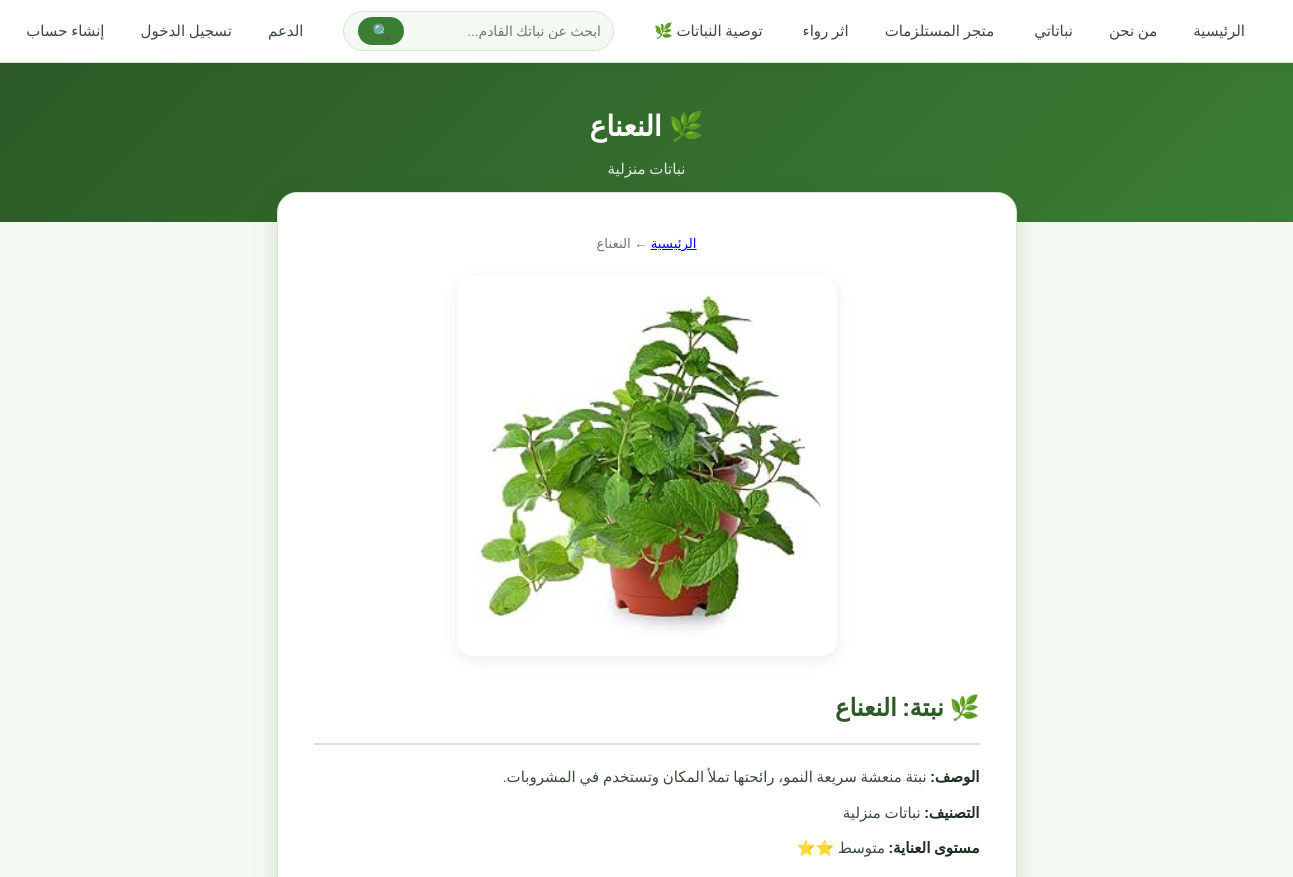
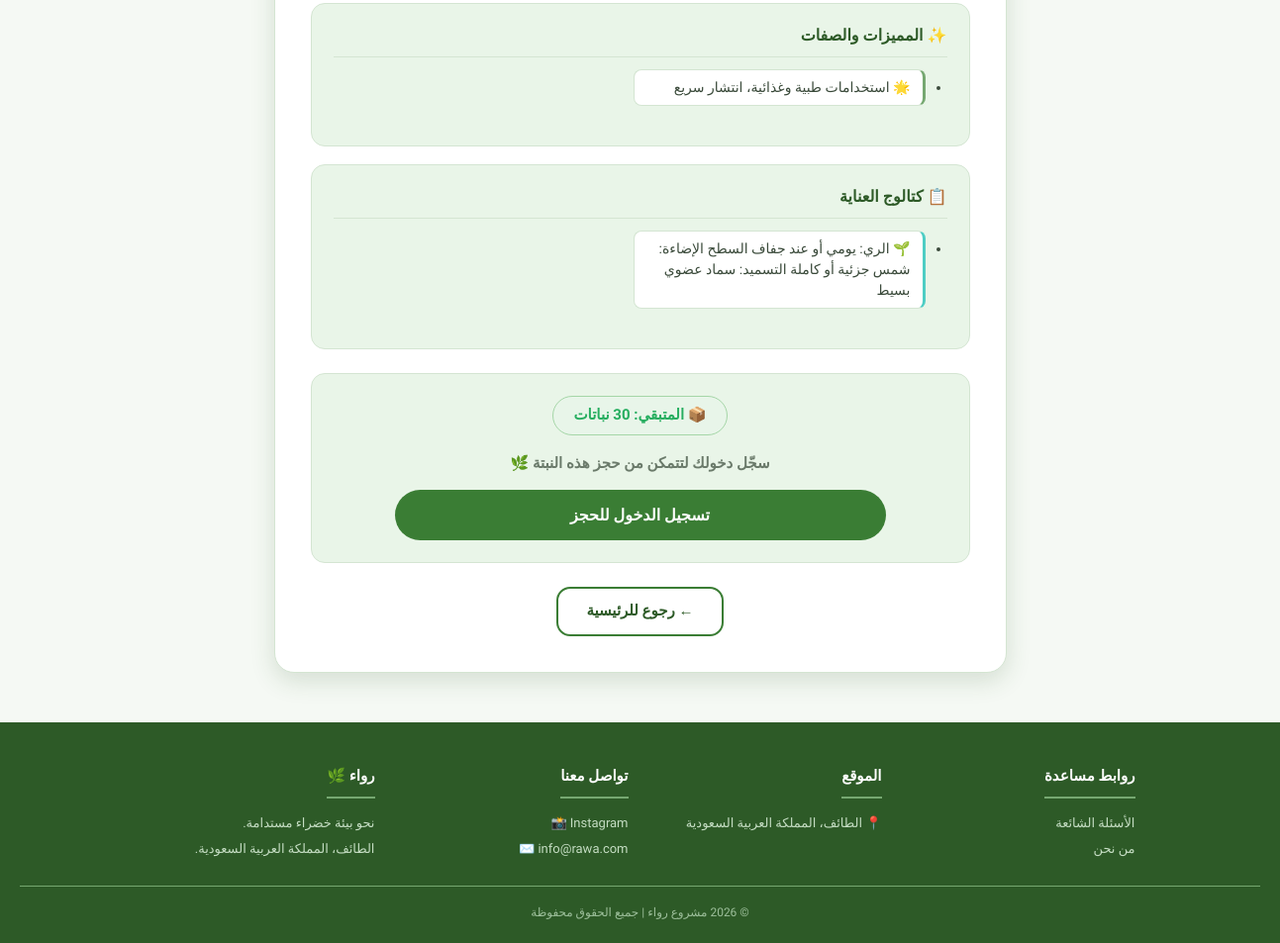
Screenshot of /plant.php?id=6 with the database file from the repository (2 pictures, top to bottom).
### tables this page shows
CREATE TABLE `offer` (
  `id` int(11) NOT NULL,
  `title` varchar(100) DEFAULT NULL,
  `image` varchar(255) DEFAULT NULL,
  `description` text DEFAULT NULL,
  `features` text DEFAULT NULL,
  `care_catalog` text DEFAULT NULL,
  `org_price` decimal(8,2) DEFAULT 0.00,
  `discount` int(11) DEFAULT 0,
  `cat_id` int(11) DEFAULT NULL,
  `user_id` int(11) DEFAULT NULL,
  `quantity` int(11) DEFAULT 0,
  `status` varchar(20) DEFAULT 'available',
  `care_level` varchar(20) DEFAULT 'easy',
  `location_type` varchar(20) DEFAULT 'indoor',
  `temp_tolerance` varchar(20) DEFAULT 'medium',
  `water_freq` varchar(20) DEFAULT 'medium',
  `creation_date` datetime DEFAULT NULL
);

CREATE TABLE `category` (
  `id` int(11) NOT NULL,
  `title` varchar(50) DEFAULT NULL,
  `creation_date` datetime DEFAULT NULL
);

### connection.php (called while the page is built, shortened)
<?php
function isLoggedIn() {
    return isset($_SESSION['user_id']);
}
?>

### plant.php (the view, shortened to what this page needs)
<?php
require_once 'connection.php';
$id     = (int)$_GET['id'];
$sql    = "SELECT o.*, c.title AS cat_title FROM offer o
           LEFT JOIN category c ON o.cat_id = c.id
           WHERE o.id = $id";
$result = mysqli_query($conn, $sql);
$plant = mysqli_fetch_assoc($result);
$care_map   = ['easy'=>'سهل ⭐','medium'=>'متوسط ⭐⭐','hard'=>'يحتاج خبرة ⭐⭐⭐'];
$care_label = $care_map[$plant['care_level']] ?? 'سهل ⭐';
$features    = !empty($plant['features'])    ? array_filter(explode('|', $plant['features']))    : [];
$care_steps  = !empty($plant['care_catalog']) ? array_filter(explode('|', $plant['care_catalog'])) : [];
$bookingSuccess = false;
$bookingError   = '';
include 'header.php';
include 'menu.php';
?>
<div class="page-hero">
    <h1>🌿 <?php echo htmlspecialchars($plant['title']); ?></h1>
    <p><?php echo htmlspecialchars($plant['cat_title'] ?? ''); ?></p>
</div>
<div class="plant-details-card">
    <div style="text-align:center;margin-bottom:20px;">
        <small style="color:var(--text-muted);">
            <a href="index.php">الرئيسية</a> ← <?php echo htmlspecialchars($plant['title']); ?>
        </small>
    </div>
    <?php if (!empty($plant['image'])): ?>
    <div style="text-align:center;margin-bottom:24px;">
        <img src="<?php echo htmlspecialchars($plant['image']); ?>"
             alt="<?php echo htmlspecialchars($plant['title']); ?>"
             style="max-width:380px;width:100%;border-radius:16px;box-shadow:var(--shadow-soft);">
    </div>
    <?php endif; ?>
    <h1>🌿 نبتة: <?php echo htmlspecialchars($plant['title']); ?></h1>
    <p><strong>الوصف:</strong> <?php echo htmlspecialchars($plant['description']); ?></p>
    <p><strong>التصنيف:</strong> <?php echo htmlspecialchars($plant['cat_title'] ?? '—'); ?></p>
    <p><strong>مستوى العناية:</strong> <?php echo $care_label; ?></p>
    <?php if (!empty($features)): ?>
    <div class="catalog-section">
        <h3>✨ المميزات والصفات</h3>
        <ul class="catalog-list features-list">
            <?php foreach ($features as $feat): ?>
            <li>🌟 <?php echo htmlspecialchars(trim($feat)); ?></li>
            <?php endforeach; ?>
        </ul>
    </div>
    <?php endif; ?>
    <?php if (!empty($care_steps)): ?>
    <div class="catalog-section">
        <h3>📋 كتالوج العناية</h3>
        <ul class="catalog-list care-list">
            <?php foreach ($care_steps as $step): ?>
            <li>🌱 <?php echo htmlspecialchars(trim($step)); ?></li>
            <?php endforeach; ?>
        </ul>
    </div>
    <?php endif; ?>
    <div class="adoption-container">
        <div class="stock-display">
            <?php $qty = (int)$plant['quantity']; ?>
            <?php if ($qty > 0 && $plant['status'] !== 'adopted'): ?>
                <span class="stock-count-badge stock-ok">
                    📦 المتبقي: <?php echo $qty; ?> <?php echo $qty === 1 ? 'نبتة' : 'نباتات'; ?>
                </span>
            <?php else: ?>
                <span class="stock-count-badge stock-empty">📦 نفذ المخزون</span>
            <?php endif; ?>
        </div>
        <?php if ($bookingSuccess): ?>
        <div class="booking-success-box">
            <div style="font-size:48px;margin-bottom:12px;">🌿</div>
            <h3>تم تسجيل حجزك بنجاح!</h3>
            <p>يمكنك استلام نبتتك من المتجر في الطائف.</p>
            <p style="margin-top:8px;font-size:13px;color:var(--text-muted);">
                📍 الطائف، المملكة العربية السعودية
            </p>
        </div>
        <?php elseif ($plant['status'] === 'adopted' || $plant['quantity'] <= 0): ?>
        <p style="color:#c0392b;font-weight:700;font-size:16px;">❌ انتهت هذه النبتة - محجوزة بالكامل</p>
        <?php elseif (!isLoggedIn()): ?>
        <p style="color:var(--text-muted);margin-bottom:14px;">سجّل دخولك لتتمكن من حجز هذه النبتة 🌿</p>
        <a href="login.php" class="confirm-btn" style="display:inline-block;text-decoration:none;">تسجيل الدخول للحجز</a>
        <?php endif; ?>
    </div>
    <div style="text-align:center;margin-top:20px;">
        <a href="index.php" class="back-btn">← رجوع للرئيسية</a>
    </div>
</div>
<?php include 'footer.php'; ?>

### css/rawa.css (style rules this page uses)
:root { --green-dark: #2d5a27; --green-main: #3a7d34; --green-mid: #5a8c55; --green-light: #76a871; --green-pale: #e9f5e8; --green-hover: #1f4020; --text-dark: #1e2e1e; --text-body: #3a4a3a; --text-muted: #6a7a6a; --border-color: #d4e5d2; --bg-page: #f5f9f4; --bg-card: #ffffff; --shadow-soft: 0 4px 16px rgba(45,90,39,0.10); --shadow-hover: 0 8px 24px rgba(45,90,39,0.16); --radius-sm: 8px; --radius-md: 14px; --radius-lg: 20px; --radius-pill: 50px; }
*, *::before, *::after { box-sizing: border-box; margin: 0; padding: 0; }
body { font-family: 'Tajawal', sans-serif; background-color: var(--bg-page); color: var(--text-body); direction: rtl; line-height: 1.7; }
.page-hero { background: linear-gradient(135deg, var(--green-dark) 0%, var(--green-main) 100%); color: #fff; padding: 40px 20px; text-align: center; }
.page-hero h1 { font-size: 28px; font-weight: 700; margin-bottom: 6px; }
.page-hero p { font-size: 15px; opacity: 0.85; }
.plant-details-card { background: var(--bg-card); max-width: 740px; margin: -30px auto 50px; padding: 36px; border-radius: var(--radius-lg); box-shadow: var(--shadow-hover); border: 1px solid var(--border-color); }
.plant-details-card h1 { color: var(--green-dark); font-size: 24px; margin-bottom: 20px; padding-bottom: 14px; border-bottom: 2px solid var(--border-color); }
.plant-details-card p { margin-bottom: 10px; font-size: 15px; }
.plant-details-card strong { color: var(--text-dark); }
.plant-details-card ul { padding-right: 22px; margin: 8px 0 16px; list-style: disc; }
.plant-details-card ul li { margin-bottom: 6px; font-size: 14px; color: var(--text-body); }
.adoption-container { background: var(--green-pale); border: 1.5px solid var(--border-color); border-radius: var(--radius-md); padding: 22px; text-align: center; margin: 24px 0; }
.adoption-container p { font-weight: 600; color: var(--text-dark); margin-bottom: 16px; }
.confirm-btn { background: var(--green-main); color: #fff; border: none; padding: 12px 44px; border-radius: var(--radius-pill); font-family: 'Tajawal', sans-serif; font-size: 16px; font-weight: 700; cursor: pointer; transition: all 0.28s; width: 80%; }
.back-btn { display: inline-block; padding: 10px 28px; color: var(--green-dark); background: transparent; border: 2px solid var(--green-main); border-radius: var(--radius-md); font-size: 15px; font-weight: 600; text-decoration: none; transition: all 0.28s; cursor: pointer; font-family: 'Tajawal', sans-serif; }
.catalog-section { background: var(--green-pale); border: 1.5px solid var(--border-color); border-radius: var(--radius-md); padding: 18px 22px; margin: 18px 0; }
.catalog-section h3 { color: var(--green-dark); font-size: 16px; font-weight: 700; margin-bottom: 12px; padding-bottom: 8px; border-bottom: 1.5px solid var(--border-color); }
.catalog-list { list-style: none; padding: 0; margin: 0; display: grid; grid-template-columns: repeat(auto-fill, minmax(220px, 1fr)); gap: 8px; }
.catalog-list li { font-size: 14px; color: var(--text-body); padding: 7px 12px; background: var(--bg-card); border-radius: var(--radius-sm); border: 1px solid var(--border-color); line-height: 1.5; }
.features-list li { border-right: 3px solid var(--green-light); }
.care-list li { border-right: 3px solid #4ecdc4; }
.stock-display { margin-bottom: 16px; text-align: center; }
.stock-count-badge { display: inline-block; padding: 6px 20px; border-radius: var(--radius-pill); font-weight: 700; font-size: 15px; }
.stock-ok { background: #e8f5e9; color: #27ae60; border: 1.5px solid #a5d6a7; }

### rows the page displays
offer: title "النعناع", cat.title "نباتات منزلية", image (picture), description "نبتة منعشة سريعة النمو، رائحتها تملأ المكان وتستخدم في المشروبات.", care_level "متوسط ⭐⭐", features "استخدامات طبية وغذائية، انتشار سريع", care_catalog "الري: يومي أو عند جفاف السطح الإضاءة: شمس جزئية أو كاملة التسميد: سماد عضوي بسيط", quantity "30"
